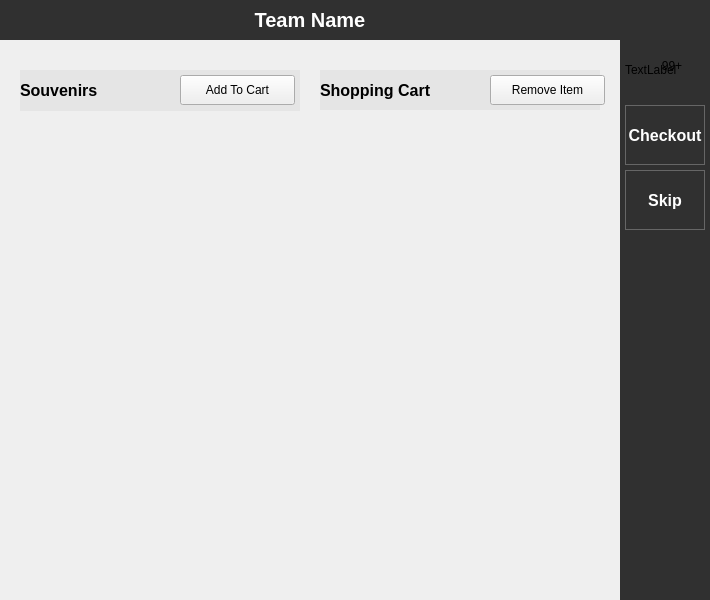
<?xml version="1.0" encoding="UTF-8"?>
<ui version="4.0">
 <class>SouvenirShop</class>
 <widget class="QWidget" name="SouvenirShop">
  <property name="geometry">
   <rect>
    <x>0</x>
    <y>0</y>
    <width>710</width>
    <height>600</height>
   </rect>
  </property>
  <property name="windowTitle">
   <string>Form</string>
  </property>
  <property name="styleSheet">
   <string notr="true"/>
  </property>
  <widget class="QWidget" name="shopWidget" native="true">
   <property name="geometry">
    <rect>
     <x>0</x>
     <y>0</y>
     <width>710</width>
     <height>600</height>
    </rect>
   </property>
   <property name="styleSheet">
    <string notr="true">QWidget#rightBar 
{
background-color: #303030;
}

QWidget#activeVacation
{
background-color: #97FFB0;
}

QWidget#activeVacationTeam
{
background-color: #303030;
color:white;
font-size: 20px;
font: bold;
}

QWidget#souvenirShopLabel {
background-color: #E5E5E5;
font-size: 16px;
color: black;
font: bold;
}

QWidget#souvenirCartLabel {
background-color: #E5E5E5;
font-size: 16px;
color: black;
font: bold;
}

QPushButton#checkout {
border: 1px solid #666666;
background-color: #303030;
color: white;
font-size: 16px;
font: bold;
}


QPushButton#checkout:hover
{
background-color: #343A43;
border: 1px solid #609aff;
}

QPushButton#skipCheckout
{
font-size: 16px;
color: white;
border: 1px solid #666666;
background-color: #303030;
font: bold;
}

QPushButton#skipCheckout:hover
{
  background-color: #343A43;
  border: 1px solid #609aff;
}

QLabel#cartWidget {
}

</string>
   </property>
   <widget class="QWidget" name="rightBar" native="true">
    <property name="geometry">
     <rect>
      <x>620</x>
      <y>0</y>
      <width>90</width>
      <height>600</height>
     </rect>
    </property>
    <property name="sizePolicy">
     <sizepolicy hsizetype="Fixed" vsizetype="Fixed">
      <horstretch>0</horstretch>
      <verstretch>0</verstretch>
     </sizepolicy>
    </property>
    <property name="styleSheet">
     <string notr="true"/>
    </property>
    <widget class="QPushButton" name="skipCheckout">
     <property name="geometry">
      <rect>
       <x>5</x>
       <y>170</y>
       <width>80</width>
       <height>60</height>
      </rect>
     </property>
     <property name="palette">
      <palette>
       <active>
        <colorrole role="WindowText">
         <brush brushstyle="SolidPattern">
          <color alpha="255">
           <red>255</red>
           <green>255</green>
           <blue>255</blue>
          </color>
         </brush>
        </colorrole>
        <colorrole role="Button">
         <brush brushstyle="SolidPattern">
          <color alpha="255">
           <red>48</red>
           <green>48</green>
           <blue>48</blue>
          </color>
         </brush>
        </colorrole>
        <colorrole role="Light">
         <brush brushstyle="SolidPattern">
          <color alpha="255">
           <red>16</red>
           <green>128</green>
           <blue>64</blue>
          </color>
         </brush>
        </colorrole>
        <colorrole role="Text">
         <brush brushstyle="SolidPattern">
          <color alpha="255">
           <red>255</red>
           <green>255</green>
           <blue>255</blue>
          </color>
         </brush>
        </colorrole>
        <colorrole role="ButtonText">
         <brush brushstyle="SolidPattern">
          <color alpha="255">
           <red>255</red>
           <green>255</green>
           <blue>255</blue>
          </color>
         </brush>
        </colorrole>
        <colorrole role="Base">
         <brush brushstyle="SolidPattern">
          <color alpha="255">
           <red>48</red>
           <green>48</green>
           <blue>48</blue>
          </color>
         </brush>
        </colorrole>
        <colorrole role="Window">
         <brush brushstyle="SolidPattern">
          <color alpha="255">
           <red>48</red>
           <green>48</green>
           <blue>48</blue>
          </color>
         </brush>
        </colorrole>
        <colorrole role="PlaceholderText">
         <brush brushstyle="NoBrush">
          <color alpha="128">
           <red>255</red>
           <green>255</green>
           <blue>255</blue>
          </color>
         </brush>
        </colorrole>
       </active>
       <inactive>
        <colorrole role="WindowText">
         <brush brushstyle="SolidPattern">
          <color alpha="255">
           <red>255</red>
           <green>255</green>
           <blue>255</blue>
          </color>
         </brush>
        </colorrole>
        <colorrole role="Button">
         <brush brushstyle="SolidPattern">
          <color alpha="255">
           <red>48</red>
           <green>48</green>
           <blue>48</blue>
          </color>
         </brush>
        </colorrole>
        <colorrole role="Light">
         <brush brushstyle="SolidPattern">
          <color alpha="255">
           <red>16</red>
           <green>128</green>
           <blue>64</blue>
          </color>
         </brush>
        </colorrole>
        <colorrole role="Text">
         <brush brushstyle="SolidPattern">
          <color alpha="255">
           <red>255</red>
           <green>255</green>
           <blue>255</blue>
          </color>
         </brush>
        </colorrole>
        <colorrole role="ButtonText">
         <brush brushstyle="SolidPattern">
          <color alpha="255">
           <red>255</red>
           <green>255</green>
           <blue>255</blue>
          </color>
         </brush>
        </colorrole>
        <colorrole role="Base">
         <brush brushstyle="SolidPattern">
          <color alpha="255">
           <red>48</red>
           <green>48</green>
           <blue>48</blue>
          </color>
         </brush>
        </colorrole>
        <colorrole role="Window">
         <brush brushstyle="SolidPattern">
          <color alpha="255">
           <red>48</red>
           <green>48</green>
           <blue>48</blue>
          </color>
         </brush>
        </colorrole>
        <colorrole role="PlaceholderText">
         <brush brushstyle="NoBrush">
          <color alpha="128">
           <red>255</red>
           <green>255</green>
           <blue>255</blue>
          </color>
         </brush>
        </colorrole>
       </inactive>
       <disabled>
        <colorrole role="WindowText">
         <brush brushstyle="SolidPattern">
          <color alpha="255">
           <red>255</red>
           <green>255</green>
           <blue>255</blue>
          </color>
         </brush>
        </colorrole>
        <colorrole role="Button">
         <brush brushstyle="SolidPattern">
          <color alpha="255">
           <red>48</red>
           <green>48</green>
           <blue>48</blue>
          </color>
         </brush>
        </colorrole>
        <colorrole role="Light">
         <brush brushstyle="SolidPattern">
          <color alpha="255">
           <red>16</red>
           <green>128</green>
           <blue>64</blue>
          </color>
         </brush>
        </colorrole>
        <colorrole role="Text">
         <brush brushstyle="SolidPattern">
          <color alpha="255">
           <red>255</red>
           <green>255</green>
           <blue>255</blue>
          </color>
         </brush>
        </colorrole>
        <colorrole role="ButtonText">
         <brush brushstyle="SolidPattern">
          <color alpha="255">
           <red>255</red>
           <green>255</green>
           <blue>255</blue>
          </color>
         </brush>
        </colorrole>
        <colorrole role="Base">
         <brush brushstyle="SolidPattern">
          <color alpha="255">
           <red>48</red>
           <green>48</green>
           <blue>48</blue>
          </color>
         </brush>
        </colorrole>
        <colorrole role="Window">
         <brush brushstyle="SolidPattern">
          <color alpha="255">
           <red>48</red>
           <green>48</green>
           <blue>48</blue>
          </color>
         </brush>
        </colorrole>
        <colorrole role="PlaceholderText">
         <brush brushstyle="NoBrush">
          <color alpha="128">
           <red>255</red>
           <green>255</green>
           <blue>255</blue>
          </color>
         </brush>
        </colorrole>
       </disabled>
      </palette>
     </property>
     <property name="autoFillBackground">
      <bool>false</bool>
     </property>
     <property name="styleSheet">
      <string notr="true"/>
     </property>
     <property name="text">
      <string> Skip </string>
     </property>
    </widget>
    <widget class="QPushButton" name="checkout">
     <property name="geometry">
      <rect>
       <x>5</x>
       <y>105</y>
       <width>80</width>
       <height>60</height>
      </rect>
     </property>
     <property name="palette">
      <palette>
       <active>
        <colorrole role="WindowText">
         <brush brushstyle="SolidPattern">
          <color alpha="255">
           <red>255</red>
           <green>255</green>
           <blue>255</blue>
          </color>
         </brush>
        </colorrole>
        <colorrole role="Button">
         <brush brushstyle="SolidPattern">
          <color alpha="255">
           <red>48</red>
           <green>48</green>
           <blue>48</blue>
          </color>
         </brush>
        </colorrole>
        <colorrole role="Light">
         <brush brushstyle="SolidPattern">
          <color alpha="255">
           <red>16</red>
           <green>128</green>
           <blue>64</blue>
          </color>
         </brush>
        </colorrole>
        <colorrole role="Text">
         <brush brushstyle="SolidPattern">
          <color alpha="255">
           <red>255</red>
           <green>255</green>
           <blue>255</blue>
          </color>
         </brush>
        </colorrole>
        <colorrole role="ButtonText">
         <brush brushstyle="SolidPattern">
          <color alpha="255">
           <red>255</red>
           <green>255</green>
           <blue>255</blue>
          </color>
         </brush>
        </colorrole>
        <colorrole role="Base">
         <brush brushstyle="SolidPattern">
          <color alpha="255">
           <red>48</red>
           <green>48</green>
           <blue>48</blue>
          </color>
         </brush>
        </colorrole>
        <colorrole role="Window">
         <brush brushstyle="SolidPattern">
          <color alpha="255">
           <red>48</red>
           <green>48</green>
           <blue>48</blue>
          </color>
         </brush>
        </colorrole>
        <colorrole role="PlaceholderText">
         <brush brushstyle="NoBrush">
          <color alpha="128">
           <red>255</red>
           <green>255</green>
           <blue>255</blue>
          </color>
         </brush>
        </colorrole>
       </active>
       <inactive>
        <colorrole role="WindowText">
         <brush brushstyle="SolidPattern">
          <color alpha="255">
           <red>255</red>
           <green>255</green>
           <blue>255</blue>
          </color>
         </brush>
        </colorrole>
        <colorrole role="Button">
         <brush brushstyle="SolidPattern">
          <color alpha="255">
           <red>48</red>
           <green>48</green>
           <blue>48</blue>
          </color>
         </brush>
        </colorrole>
        <colorrole role="Light">
         <brush brushstyle="SolidPattern">
          <color alpha="255">
           <red>16</red>
           <green>128</green>
           <blue>64</blue>
          </color>
         </brush>
        </colorrole>
        <colorrole role="Text">
         <brush brushstyle="SolidPattern">
          <color alpha="255">
           <red>255</red>
           <green>255</green>
           <blue>255</blue>
          </color>
         </brush>
        </colorrole>
        <colorrole role="ButtonText">
         <brush brushstyle="SolidPattern">
          <color alpha="255">
           <red>255</red>
           <green>255</green>
           <blue>255</blue>
          </color>
         </brush>
        </colorrole>
        <colorrole role="Base">
         <brush brushstyle="SolidPattern">
          <color alpha="255">
           <red>48</red>
           <green>48</green>
           <blue>48</blue>
          </color>
         </brush>
        </colorrole>
        <colorrole role="Window">
         <brush brushstyle="SolidPattern">
          <color alpha="255">
           <red>48</red>
           <green>48</green>
           <blue>48</blue>
          </color>
         </brush>
        </colorrole>
        <colorrole role="PlaceholderText">
         <brush brushstyle="NoBrush">
          <color alpha="128">
           <red>255</red>
           <green>255</green>
           <blue>255</blue>
          </color>
         </brush>
        </colorrole>
       </inactive>
       <disabled>
        <colorrole role="WindowText">
         <brush brushstyle="SolidPattern">
          <color alpha="255">
           <red>255</red>
           <green>255</green>
           <blue>255</blue>
          </color>
         </brush>
        </colorrole>
        <colorrole role="Button">
         <brush brushstyle="SolidPattern">
          <color alpha="255">
           <red>48</red>
           <green>48</green>
           <blue>48</blue>
          </color>
         </brush>
        </colorrole>
        <colorrole role="Light">
         <brush brushstyle="SolidPattern">
          <color alpha="255">
           <red>16</red>
           <green>128</green>
           <blue>64</blue>
          </color>
         </brush>
        </colorrole>
        <colorrole role="Text">
         <brush brushstyle="SolidPattern">
          <color alpha="255">
           <red>255</red>
           <green>255</green>
           <blue>255</blue>
          </color>
         </brush>
        </colorrole>
        <colorrole role="ButtonText">
         <brush brushstyle="SolidPattern">
          <color alpha="255">
           <red>255</red>
           <green>255</green>
           <blue>255</blue>
          </color>
         </brush>
        </colorrole>
        <colorrole role="Base">
         <brush brushstyle="SolidPattern">
          <color alpha="255">
           <red>48</red>
           <green>48</green>
           <blue>48</blue>
          </color>
         </brush>
        </colorrole>
        <colorrole role="Window">
         <brush brushstyle="SolidPattern">
          <color alpha="255">
           <red>48</red>
           <green>48</green>
           <blue>48</blue>
          </color>
         </brush>
        </colorrole>
        <colorrole role="PlaceholderText">
         <brush brushstyle="NoBrush">
          <color alpha="128">
           <red>255</red>
           <green>255</green>
           <blue>255</blue>
          </color>
         </brush>
        </colorrole>
       </disabled>
      </palette>
     </property>
     <property name="autoFillBackground">
      <bool>false</bool>
     </property>
     <property name="styleSheet">
      <string notr="true"/>
     </property>
     <property name="text">
      <string>Checkout</string>
     </property>
    </widget>
    <widget class="QLabel" name="cartWidget">
     <property name="geometry">
      <rect>
       <x>5</x>
       <y>40</y>
       <width>80</width>
       <height>60</height>
      </rect>
     </property>
     <property name="frameShape">
      <enum>QFrame::NoFrame</enum>
     </property>
     <property name="frameShadow">
      <enum>QFrame::Plain</enum>
     </property>
     <property name="text">
      <string>TextLabel</string>
     </property>
    </widget>
    <widget class="QLabel" name="label">
     <property name="geometry">
      <rect>
       <x>38</x>
       <y>58</y>
       <width>28</width>
       <height>16</height>
      </rect>
     </property>
     <property name="styleSheet">
      <string notr="true">color:black</string>
     </property>
     <property name="text">
      <string>99+</string>
     </property>
     <property name="alignment">
      <set>Qt::AlignCenter</set>
     </property>
    </widget>
   </widget>
   <widget class="QLabel" name="activeVacationTeam">
    <property name="geometry">
     <rect>
      <x>0</x>
      <y>0</y>
      <width>620</width>
      <height>40</height>
     </rect>
    </property>
    <property name="styleSheet">
     <string notr="true"/>
    </property>
    <property name="text">
     <string>Team Name</string>
    </property>
    <property name="alignment">
     <set>Qt::AlignCenter</set>
    </property>
   </widget>
   <widget class="QLabel" name="souvenirCartLabel">
    <property name="geometry">
     <rect>
      <x>320</x>
      <y>70</y>
      <width>280</width>
      <height>40</height>
     </rect>
    </property>
    <property name="text">
     <string>Shopping Cart</string>
    </property>
    <property name="alignment">
     <set>Qt::AlignLeading|Qt::AlignLeft|Qt::AlignVCenter</set>
    </property>
    <property name="margin">
     <number>10</number>
    </property>
   </widget>
   <widget class="QPushButton" name="removeItem">
    <property name="geometry">
     <rect>
      <x>490</x>
      <y>75</y>
      <width>115</width>
      <height>30</height>
     </rect>
    </property>
    <property name="styleSheet">
     <string notr="true">color:black;</string>
    </property>
    <property name="text">
     <string>Remove Item</string>
    </property>
   </widget>
   <widget class="QLabel" name="souvenirShopLabel">
    <property name="geometry">
     <rect>
      <x>20</x>
      <y>70</y>
      <width>280</width>
      <height>41</height>
     </rect>
    </property>
    <property name="text">
     <string>Souvenirs</string>
    </property>
    <property name="alignment">
     <set>Qt::AlignLeading|Qt::AlignLeft|Qt::AlignVCenter</set>
    </property>
    <property name="margin">
     <number>10</number>
    </property>
   </widget>
   <widget class="QPushButton" name="addToCart">
    <property name="geometry">
     <rect>
      <x>180</x>
      <y>75</y>
      <width>115</width>
      <height>30</height>
     </rect>
    </property>
    <property name="styleSheet">
     <string notr="true">color:black;</string>
    </property>
    <property name="text">
     <string>Add To Cart</string>
    </property>
    <property name="autoDefault">
     <bool>true</bool>
    </property>
    <property name="default">
     <bool>false</bool>
    </property>
   </widget>
   <widget class="QWidget" name="activeVacationShop" native="true">
    <property name="geometry">
     <rect>
      <x>20</x>
      <y>110</y>
      <width>280</width>
      <height>491</height>
     </rect>
    </property>
   </widget>
   <widget class="QWidget" name="activeVacationCart" native="true">
    <property name="geometry">
     <rect>
      <x>320</x>
      <y>110</y>
      <width>280</width>
      <height>491</height>
     </rect>
    </property>
    <property name="styleSheet">
     <string notr="true"/>
    </property>
   </widget>
  </widget>
 </widget>
 <resources/>
 <connections/>
</ui>
